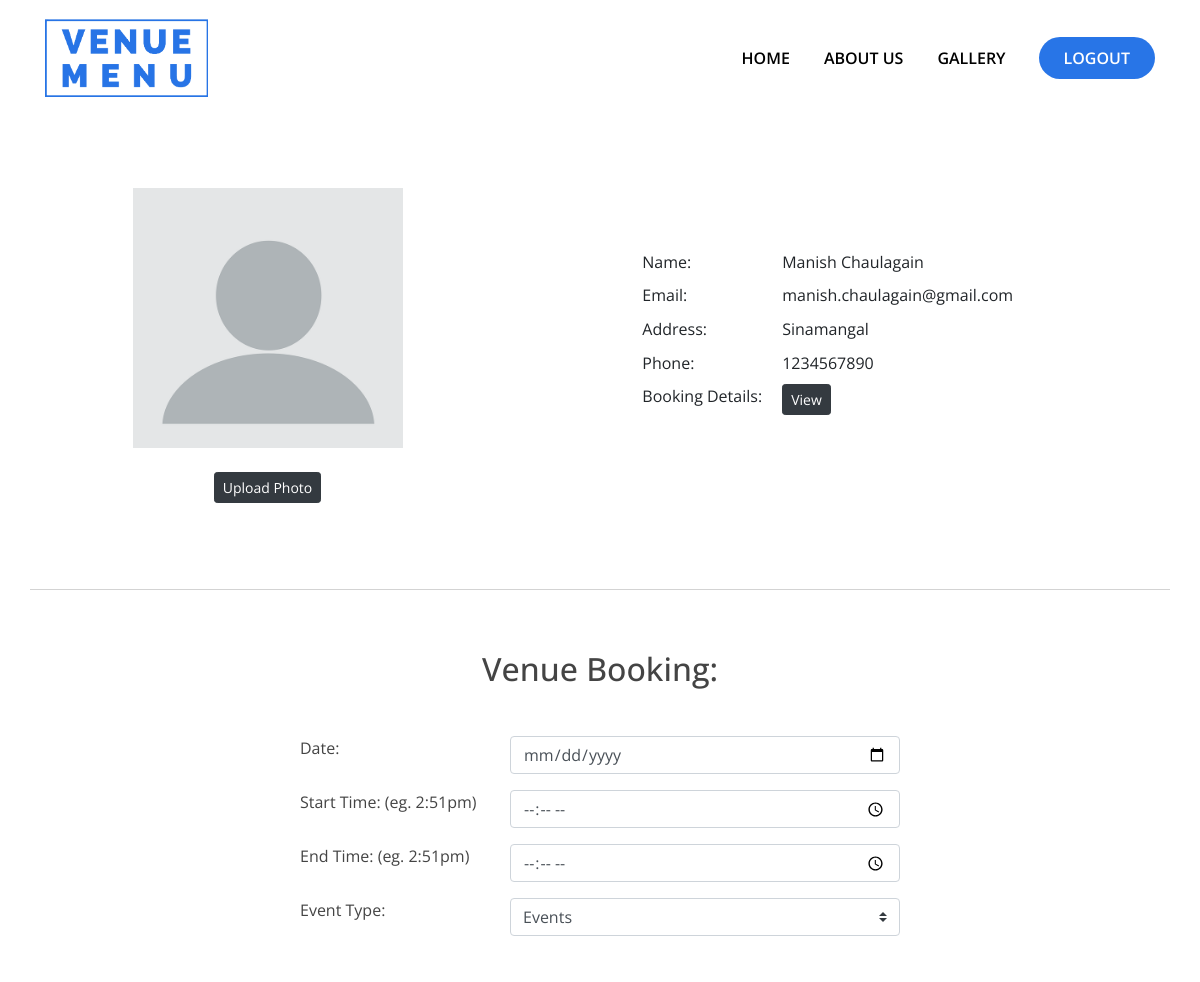
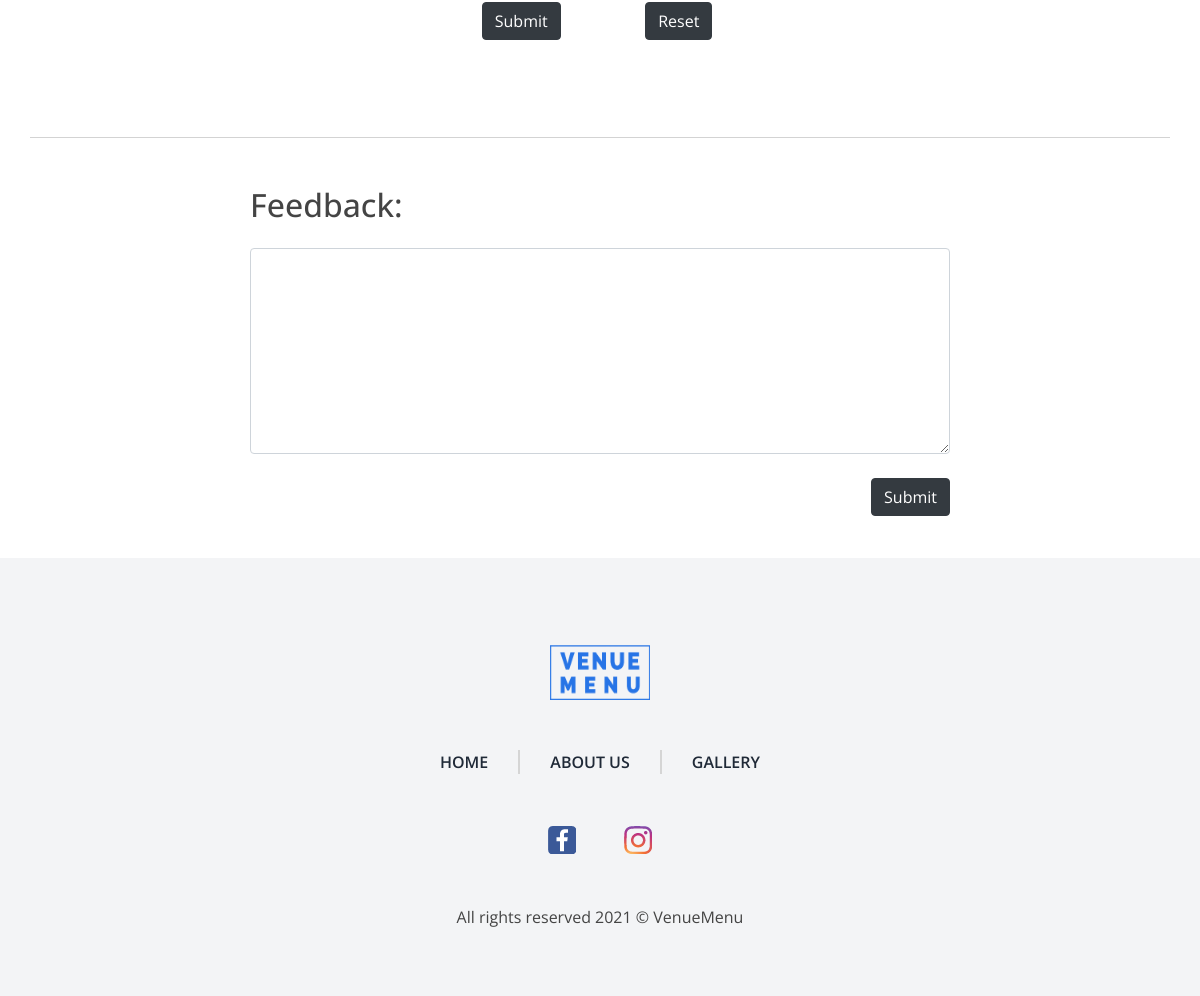
Page /profile/profile.php (signed in) on the committed database (2 pictures, top to bottom).
### tables this page shows
CREATE TABLE users (
	id INT PRIMARY KEY AUTO_INCREMENT,
    firstname VARCHAR(50),
    lastname VARCHAR(50),
    phone CHAR(10),
    email VARCHAR(100),
    password CHAR(32),
    address VARCHAR(100),
    role_id TINYINT(4),
    created_at TIMESTAMP DEFAULT CURRENT_TIMESTAMP
);

### profile/profile.php (the view, shortened to what this page needs)
<?php
$id = $_SESSION['auth_user']['user_id'];
?>
<!DOCTYPE html>
<html lang="en">
<head>
    <link rel="stylesheet" href="https://maxcdn.bootstrapcdn.com/bootstrap/4.5.2/css/bootstrap.min.css">
    <link rel="stylesheet" href="node_modules/bootstrap/dist/css/bootstrap.min.css">
    <link rel="stylesheet" href="node_modules/bootstrap-icons/font/bootstrap-icons.css">
    <link rel="stylesheet" href="../css/Main.css">
</head>
<body>
<?php include "profileheader.php"; ?>
<div class="container mt-4">
    <div class="row">
    <div class="col-md-5 d-flex justify-content-center" style="height:450px; border-bottom: 1px solid lightgrey;">
        <div class="mt-5">
            <?php
                include "connect.php";
                $sql="SELECT * FROM pic WHERE user_id='$id'";
                $result=mysqli_query($conn,$sql);
                if(mysqli_num_rows($result)>0)
                {
                    while($row = mysqli_fetch_assoc($result))
                    {
                        if($row["image"]=='pic.png')
                        {
            ?>
                            <img src="img/<?=$row["image"]?>" width="270px" height="260px" id="photo">
            <?php
                        }
                        else
                        {
            ?>
                            <img src="images/<?=$row["image"]?>" width="270px" height="260px" id="photo">
            <?php
                        }
                    }
                }
                else
                {
            ?>
                    <img src="img/pic.png" width="270px" height="260px" id="photo">
            <?php
                }
            ?>
            <div class="text-center mt-4">
                <button type="button" class="btn btn-sm btn-dark" data-toggle="modal" data-target="#myModal">Upload Photo</button>
            </div>
        </div>
    </div>
    <div class="col-md-7 d-flex justify-content-center align-items-center" style="height:450px; border-bottom: 1px solid lightgrey;">
        <table class="table table-sm table-borderless mt-n5" style="width:400px;">
            <?php
                include "connect.php";
                $sql= "SELECT * FROM users WHERE id='$id'";
                $result=mysqli_query($conn,$sql);
                if(mysqli_num_rows($result)>0)
                {
                    while($row = mysqli_fetch_assoc($result))
                    {
            ?>
                    <tr>
                        <td>Name:</td>
                        <td><?=$row["firstname"]?> <?=$row["lastname"]?></td>
                    </tr>
                    <tr>
                        <td>Email:</td>
                        <td><?=$row["email"]?></td>
                    </tr>
                    <tr>
                        <td>Address:</td>
                        <td><?=$row["address"]?></td>
                    </tr>
                    <tr>
                        <td>Phone:</td>
                        <td><?=$row["phone"]?></td>
                    </tr>
                    <tr>
                        <td>Booking Details:</td>
                        <td>
                            <button type="button" class="btn btn-dark btn-sm" id="view" data-toggle="modal" data-target="#booking">View</button>
                        </td>
                    </tr>
            <?php
                    }
                }
                else
                {
                    echo "O result";
                }
            ?>
        </table>
    </div>
    <div class="col-md-12" style="height:530px; border-bottom: 1px solid lightgrey;">
        <h2 class="text-center" style="margin-top:60px;">Venue Booking:</h2>
        <div style="max-width:600px" class="mt-5 mx-auto">
            <form action="" method="post" id="venue-book">
                <div class="row form-group">
                    <div class="col-4">
                        <label for="">Date:</label>
                    </div>
                    <div class="col">
                        <input class="form-control" type="date" name="date" id="date" autocomplete="off">
                    </div>
                </div>
                <div class="row form-group">
                    <div class="col-4">
                        <label for="">Start Time: (eg. 2:51pm)</label>
                    </div>
                    <div class="col">
                        <input class="form-control" type="time" name="stime" id="stime" autocomplete="off">
                    </div>
                </div>
                <div class="row form-group">
                    <div class="col-4">
                        <label for="">End Time: (eg. 2:51pm)</label>
                    </div>
                    <div class="col">
                        <input class="form-control" type="time" name="etime" id="etime" autocomplete="off">
                    </div>
                </div>
                <div class="row form-group">
                    <div class="col-4">
                        <label for="">Event Type:</label>
                    </div>
                    <div class="col">
                        <select name="eventtype" id="eventtype" class="custom-select">
                            <option selected disabled>Events</option>
                        </select>
                    </div>
                </div>
                <div class="row form-group text-center mt-5">
                    <div class="col-3 offset-3">
                        <input class="btn btn-dark" type="submit" value="Submit">
                    </div>
                    <div class="col-3">
                        <input class="btn btn-dark" type="reset" value="Reset" id="reset">
                    </div>
                </div>
            </form>
            <br>
        </div>
    </div>
    <div class="col-md-12">
        <div class="row" style="height:420px ">
            <div class="col">
                <div class="d-flex justify-content-center align-items-center mt-5">
                    <div style="width:700px;">
                    <h2 class="mb-4">Feedback:</h2>
                        <form id="feedform" action="">
                            <div class="form-group mb-4">
                                <textarea class="form-control" rows="8" name="feed" required></textarea>
                            </div>
                            <button type="submit" class="btn btn-dark float-right">Submit</button>
                        </form>
                    </div>
                </div>
            </div>
        </div>
    </div>
    </div>
</div>
<?php include "profilefooter.php"; ?>
</body>
</html>

### profile/profileheader.php (shortened to what this page needs)
<section class="header">
  <div class="container">
    <div class="row">
      <div class="col-md-12">
        <div class="header-box">
          <div class="header-img">
            <a href="../index.php" target="_self" ><img class="header-logo" src="img/venuemenu-logo.png" alt=""></a>
          </div>
          <ul class="header-nav">
            <li class="header-item">
              <a class="header-link" href="../index.php" style="text-decoration:none;">Home</a>
            </li>
            <li class="header-item">
              <a class="header-link " href="../about-us.php" style="text-decoration:none;">About Us</a>
            </li>
            <li class="header-item">
              <a class="header-link " href="../gallery.php" style="text-decoration:none;">Gallery</a>
            </li>
            <li class="header-item">
              <form action="../dashboard/modules/code.php" method="POST">
                  <button type="submit" name="logout_btn" id="open-form" class="header-link header-link-btn"><span>Logout</span></button>
              </form>
            </li>
          </ul>
        </div>
      </div>
    </div>
  </div>
</section>

### profile/profilefooter.php
<section class="footer">
  <div class="container">
    <div class="row">
      <div class="col-md-12">
        <div class="footer-img">
          <img src="img/venuemenu-logo.png" alt="">
        </div>
        <div class="link-list">
          <ul>
            <li><a href="../index.php" style="text-decoration:none;">Home</a></li>
            <li><a href="../about-us.php" style="text-decoration:none;">About Us</a></li>
            <li><a href="../gallery.php" style="text-decoration:none;">Gallery</a></li>
          </ul>
        </div>
        <div class="social-links">
          <ul>
            <li><a href="https://www.facebook.com/Venuemenu-107915664800621" target="_blank"><img src="img/facebook.png" alt=""></a></li>
            <li><a href="https://www.instagram.com/venuemenu.np" target="_blank"><img src="img/instagram.png" alt=""></a></li>
          </ul>
        </div>
        <p class="copy-right">All rights reserved 2021 © VenueMenu</p>
      </div>
    </div>
  </div>
</section>

### css/Main.css (style rules this page uses)
:root { --main-color: #2774e7fd; --main2-color: black; --main3-color: #fff200; --shadow-color: #cacaca; --border-color: #cacaca; }
* { -webkit-box-sizing: border-box; box-sizing: border-box; font-family: "Open Sans"; }
html, body { margin: 0px; padding: 0px; }
p, h1, h2, h3, h4, h4, h6 { margin: 0px; }
ul, ol { margin: 0px; padding: 0px; }
li { list-style-type: none; }
a { text-decoration: none; }
.header { background-color: #ffffff; padding: 19px 0px; }
.header-img { -ms-flex-item-align: center; -ms-grid-row-align: center; align-self: center; }
.header-box { display: -webkit-box; display: -ms-flexbox; display: flex; -ms-flex-wrap: wrap; flex-wrap: wrap; -webkit-box-pack: justify; -ms-flex-pack: justify; justify-content: space-between; }
.header-logo { width: auto; height: 78px; }
.header-nav { display: -webkit-box; display: -ms-flexbox; display: flex; -webkit-box-pack: center; -ms-flex-pack: center; justify-content: center; }
.header-item { display: -webkit-box; display: -ms-flexbox; display: flex; -webkit-box-align: center; -ms-flex-align: center; align-items: center; position: relative; }
.header-link { display: inline-block; color: black; font-size: 16px; font-weight: 600; padding-right: 32px; border: 1px solid #00000000; text-transform: uppercase; }
.header-link-btn { background: var(--main-color); color: white; border-radius: 40px; padding: 8px 24px; -webkit-transition: 0.3s ease-in-out; transition: 0.3s ease-in-out; }
.footer { background-color: #f3f4f6 !important; padding: 67px 0px; }
.footer .link-list { display: -webkit-box; display: -ms-flexbox; display: flex; -webkit-box-pack: center; -ms-flex-pack: center; justify-content: center; }
.footer .link-list ul { -ms-flex-wrap: wrap; flex-wrap: wrap; display: -webkit-box; display: -ms-flexbox; display: flex; -webkit-box-pack: center; -ms-flex-pack: center; justify-content: center; }
.footer .link-list ul li { display: inline-block; border-right: 2px solid #d5d5d5; padding: 0px 30px; }
.footer .link-list ul li:last-child { border-right: unset; }
.footer .link-list ul li a { color: #1f2937; display: inline-block; font-weight: 600; font-size: 16px; text-transform: uppercase; }
.footer-img { text-align: center; margin: 0px; margin-bottom: 30px; }
.footer-img img { height: 55px; width: 100px; padding: 20px; border-radius: 5%; -webkit-box-sizing: content-box; box-sizing: content-box; }
.footer .copy-right { font-size: 16px; text-align: center; }
.footer .social-links { text-align: center; margin: 30px 0px; }
.footer .social-links ul li { display: inline-block; padding: 15px 16px; font-size: 25px; }
*, *:before, *:after { box-sizing: border-box; }
html, body { height: 100%; }
body { color: #444; font-family: sans-serif; font-size: 1rem; line-height: 1.5; }

### rows in the picture
users: firstname "Manish", lastname "Chaulagain", email "manish.chaulagain@gmail.com", address "Sinamangal", phone "1234567890"
